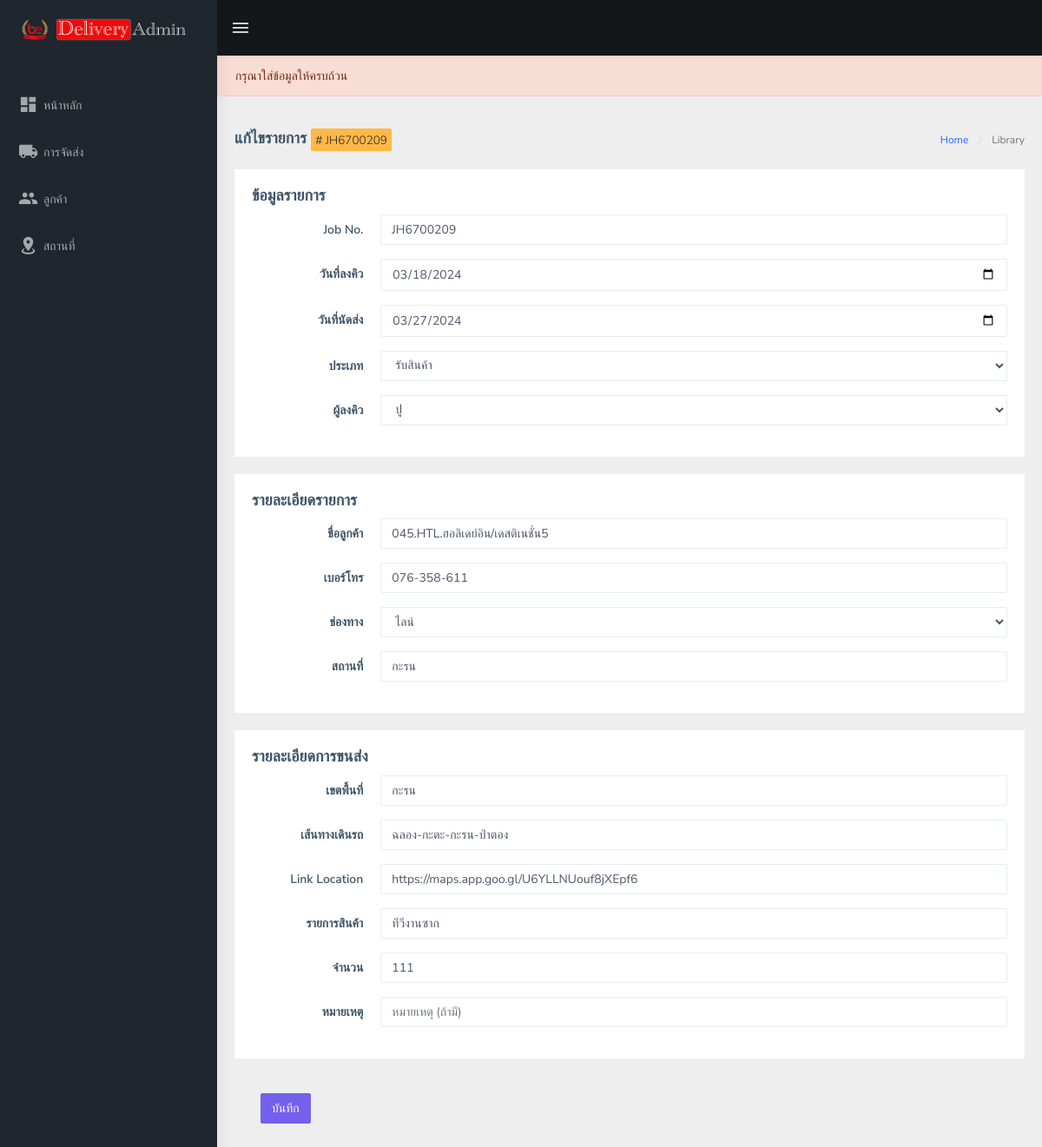
Page /manager/Delivery/delivery-edit.php?editid=625 on the committed database.
### tables this page shows
CREATE TABLE `delivery` (
  `ID` int(10) NOT NULL,
  `Job` varchar(200) DEFAULT NULL,
  `Queuedate` varchar(200) DEFAULT NULL,
  `Deliverydate` varchar(200) DEFAULT NULL,
  `Sentdate` varchar(200) DEFAULT NULL,
  `Type` varchar(200) DEFAULT NULL,
  `Staff` varchar(200) DEFAULT NULL,
  `Cname` varchar(200) DEFAULT NULL,
  `Cphone` varchar(200) DEFAULT NULL,
  `Cchanel` varchar(200) DEFAULT NULL,
  `Clocation` varchar(200) DEFAULT NULL,
  `Clink` varchar(1000) DEFAULT NULL,
  `Cstatus` varchar(200) DEFAULT NULL,
  `Mile` varchar(200) DEFAULT NULL,
  `Time` varchar(200) DEFAULT NULL,
  `Area` varchar(200) DEFAULT NULL,
  `Route` varchar(200) DEFAULT NULL,
  `Item` varchar(200) DEFAULT NULL,
  `Qty` varchar(200) DEFAULT NULL,
  `Other` varchar(200) DEFAULT NULL,
  `Remark` varchar(200) DEFAULT NULL,
  `Image` varchar(200) DEFAULT NULL,
  `CreationDate` timestamp NOT NULL DEFAULT current_timestamp() ON UPDATE current_timestamp()
);

### manager/Delivery/delivery-edit.php (the view, shortened to what this page needs)
<?php
include('../../dbconnection.php');
?>
<!DOCTYPE html>
<html dir="ltr" lang="en">
<head>
    <link rel="stylesheet" type="text/css" href="../../assets/libs/select2/dist/css/select2.min.css">
    <link rel="stylesheet" type="text/css" href="../../assets/libs/jquery-minicolors/jquery.minicolors.css">
    <link rel="stylesheet" type="text/css" href="../../assets/libs/bootstrap-datepicker/dist/css/bootstrap-datepicker.min.css">
    <link rel="stylesheet" type="text/css" href="../../assets/libs/quill/dist/quill.snow.css">
    <link href="../../dist/css/style.min.css" rel="stylesheet">
    <link rel="stylesheet" href="https://cdnjs.cloudflare.com/ajax/libs/sweetalert/1.1.3/sweetalert.css">
</head>
<body>
    <div id="main-wrapper">
        <header class="topbar" data-navbarbg="skin5">
            <nav class="navbar top-navbar navbar-expand-md navbar-dark">
                <div class="navbar-header" data-logobg="skin5">
                    <a class="navbar-brand" href="index.html">
                        <b class="logo-icon p-l-10">
                            <img src="../../assets/images/icon.png" alt="homepage" class="light-logo" />
                        </b>
                        <span class="logo-text">
                            <img src="../../assets/images/text.png" alt="homepage" class="light-logo" />
                        </span>
                    </a>
                </div>
                <div class="navbar-collapse collapse" id="navbarSupportedContent" data-navbarbg="skin5">
                    <ul class="navbar-nav float-left mr-auto">
                        <li class="nav-item d-none d-md-block"><a class="nav-link sidebartoggler waves-effect waves-light" href="javascript:void(0)" data-sidebartype="mini-sidebar"><i class="mdi mdi-menu font-24"></i></a></li>
                    </ul>
                </div>
            </nav>
        </header>
        <aside class="left-sidebar" data-sidebarbg="skin5">
            <div class="scroll-sidebar">
                <nav class="sidebar-nav">
                    <ul id="sidebarnav" class="p-t-30">
                        <li class="sidebar-item"> <a class="sidebar-link waves-effect waves-dark sidebar-link" href="../index.php" aria-expanded="false"><i class="mdi mdi-view-dashboard"></i><span class="hide-menu">หน้าหลัก</span></a></li>
                        <li class="sidebar-item"> <a class="sidebar-link waves-effect waves-dark sidebar-link" href="delivery-report.php" aria-expanded="false"><i class="mdi mdi-truck"></i><span class="hide-menu">การจัดส่ง</span></a></li>
                        <li class="sidebar-item"> <a class="sidebar-link waves-effect waves-dark sidebar-link" href="../Customer/customer-report.php" aria-expanded="false"><i class="mdi mdi-account-multiple"></i><span class="hide-menu">ลูกค้า</span></a></li>
                        <li class="sidebar-item"> <a class="sidebar-link waves-effect waves-dark sidebar-link" href="../Location/location-report.php" aria-expanded="false"><i class="mdi mdi-map-marker-radius"></i><span class="hide-menu">สถานที่</span></a></li>
                    </ul>
                </nav>
            </div>
        </aside>
        <div class="page-wrapper">
        <?php
        if ($query) {
            echo '<div class="alert alert-warning" role="alert">
             แก้ไขรายการสำเร็จ !
             <a href="delivery-report.php"> กลับหน้าหลัก </a>
          </div>';
        } else {
            echo '<div class="alert alert-danger" role="alert">
            กรุณาใส่ข้อมูลให้ครบถ้วน
          </div>';
        }
        ?>
        <?php
                                $eid = $_GET['editid'];
                                $ret = mysqli_query($con, "select * from delivery where ID='$eid'");
                                while ($row = mysqli_fetch_array($ret)) {
                                ?>
            <div class="page-breadcrumb">
                <div class="row">
                    <div class="col-12 d-flex no-block align-items-center">
                    <h4 class="page-title">แก้ไขรายการ <span class="badge badge-warning"># <?php echo $row['Job']; ?></span></h4>
                        <div class="ml-auto text-right">
                            <nav aria-label="breadcrumb">
                                <ol class="breadcrumb">
                                    <li class="breadcrumb-item"><a href="#">Home</a></li>
                                    <li class="breadcrumb-item active" aria-current="page">Library</li>
                                </ol>
                            </nav>
                        </div>
                    </div>
                </div>
            </div>
            <div class="container-fluid">
                <form method="POST" enctype="multipart/form-data">
                    <div class="row">
                        <div class="col-md-12">
                            <div class="card">
                                <div class="card-body">
                                    <h4 class="card-title">ข้อมูลรายการ</h4>
                                    <div class="form-group row">
                                        <label for="fname" class="col-sm-2 text-right control-label col-form-label">Job No.</label>
                                        <div class="col-sm-10">
                                            <input type="text" class="form-control" name="job" value="<?php echo $row['Job']; ?>" placeholder="Job No.">
                                        </div>
                                    </div>
                                    <div class="form-group row">
                                        <label for="lname" class="col-sm-2 text-right control-label col-form-label">วันที่ลงคิว</label>
                                        <div class="col-sm-10">
                                            <input type="date" class="form-control" name="queuedate" value="<?php echo $row['Queuedate']; ?>" placeholder="">
                                        </div>
                                    </div>
                                    <div class="form-group row">
                                        <label for="lname" class="col-sm-2 text-right control-label col-form-label">วันที่นัดส่ง</label>
                                        <div class="col-sm-10">
                                            <input type="date" class="form-control" name="deliverydate" value="<?php echo $row['Deliverydate']; ?>" placeholder="">
                                        </div>
                                    </div>
                                    <div class="form-group row">
                                        <label for="email1" class="col-sm-2 text-right control-label col-form-label">ประเภท</label>
                                        <div class="col-sm-10">
                                            <select class="form-control" name="type">
                                                <option value="<?php echo $row['Type']; ?>"><?php echo $row['Type']; ?></option>
                                            </select>
                                        </div>
                                    </div>
                                    <div class="form-group row">
                                        <label for="email1" class="col-sm-2 text-right control-label col-form-label">ผู้ลงคิว</label>
                                        <div class="col-sm-10">
                                            <select class="form-control" name="staff" >
                                                <option value="<?php echo $row['Staff']; ?>"><?php echo $row['Staff']; ?></option>
                                            </select>
                                        </div>
                                    </div>
                                </div>
                            </div>
                        </div>
                        <div class="col-md-12">
                            <div class="card">
                                <div class="card-body">
                                    <h4 class="card-title">รายละเอียดรายการ</h4>
                                    <div class="form-group row">
                                        <label for="fname" class="col-sm-2 text-right control-label col-form-label">ชื่อลูกค้า</label>
                                        <div class="col-sm-10">
                                            <input type="text" class="form-control" name="cname" value="<?php echo $row['Cname']; ?>" placeholder="ชื่อลูกค้า">
                                        </div>
                                    </div>
                                    <div class="form-group row">
                                        <label for="lname" class="col-sm-2 text-right control-label col-form-label">เบอร์โทร</label>
                                        <div class="col-sm-10">
                                            <input type="text" class="form-control" name="cphone" value="<?php echo $row['Cphone']; ?>" placeholder="เบอร์โทรติดต่อ">
                                        </div>
                                    </div>
                                    <div class="form-group row">
                                        <label for="lname" class="col-sm-2 text-right control-label col-form-label">ช่องทาง</label>
                                        <div class="col-sm-10">
                                            <select class="form-control" name="cchanel">
                                                <option value="<?php echo $row['Cchanel']; ?>"><?php echo $row['Cchanel']; ?></option>
                                            </select>
                                        </div>
                                    </div>
                                    <div class="form-group row">
                                        <label for="email1" class="col-sm-2 text-right control-label col-form-label">สถานที่</label>
                                        <div class="col-sm-10">
                                            <input type="text" class="form-control" name="clocation" value="<?php echo $row['Clocation']; ?>" placeholder="สถานที่จัดส่ง">
                                        </div>
                                    </div>
                                </div>
                            </div>
                        </div>
                        <div class="col-md-12">
                            <div class="card">
                                <div class="card-body">
                                    <h4 class="card-title">รายละเอียดการขนส่ง</h4>
                                    <div class="form-group row">
                                        <label for="fname" class="col-sm-2 text-right control-label col-form-label">เขตพื้นที่</label>
                                        <div class="col-sm-10">
                                            <input type="text" class="form-control" name="area" value="<?php echo $row['Area']; ?>" placeholder="เขตพื้นที่/อำเภอ">
                                        </div>
                                    </div>
                                    <div class="form-group row">
                                        <label for="fname" class="col-sm-2 text-right control-label col-form-label">เส้นทางเดินรถ</label>
                                        <div class="col-sm-10">
                                            <input type="text" class="form-control" name="route" value="<?php echo $row['Route']; ?>" placeholder="เส้นทางเดินรถ">
                                        </div>
                                    </div>
                                    <div class="form-group row">
                                        <label for="fname" class="col-sm-2 text-right control-label col-form-label">Link Location</label>
                                        <div class="col-sm-10">
                                            <input type="text" class="form-control" name="clink" value="<?php echo $row['Clink']; ?>" placeholder="Link Location">
                                        </div>
                                    </div>
                                    <div class="form-group row">
                                        <label for="fname" class="col-sm-2 text-right control-label col-form-label">รายการสินค้า</label>
                                        <div class="col-sm-10">
                                            <input type="text" class="form-control" name="item" value="<?php echo $row['Item']; ?>" placeholder="รายการสินค้า">
                                        </div>
                                    </div>
                                    <div class="form-group row">
                                        <label for="lname" class="col-sm-2 text-right control-label col-form-label">จำนวน</label>
                                        <div class="col-sm-10">
                                            <input type="text" class="form-control" name="qty" value="<?php echo $row['Qty']; ?>" placeholder="จำนวน">
                                        </div>
                                    </div>
                                    <div class="form-group row">
                                        <label for="lname" class="col-sm-2 text-right control-label col-form-label">หมายเหตุ</label>
                                        <div class="col-sm-10">
                                            <input type="text" class="form-control" name="other" value="<?php echo $row['Other']; ?>" placeholder="หมายเหตุ (ถ้ามี)">
                                        </div>
                                    </div>
                                </div>
                            </div>
                        </div>
                    </div>
                    <div class="col-sm-12">
                        <div class="card-body">
                            <button type="submit" name="submit" class="btn btn-primary">บันทึก</button>
                        </div>
                    </div>
                </form>
            </div>
            <?php
                                } ?>
        </div>
    </div>
</body>
</html>

### rows in the picture
delivery: Job "JH6700209", job "JH6700209", queuedate "03/18/2024", deliverydate "03/27/2024", type "รับสินค้า", staff "ปู", cname "045.HTL.ฮอลิเดย์อิน/เดสติเนชั่น5", cphone "076-358-611", cchanel "ไลน์", clocation "กะรน", area "กะรน", route "ฉลอง-กะตะ-กะรน-ป่าตอง", clink "https://maps.app.goo.gl/U6YLLNUouf8jXEpf6", item "ทีวีงานซาก", qty "111"
